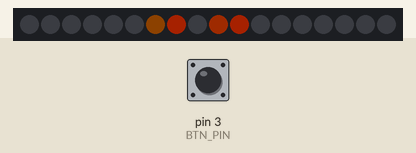
The sketch below on a simulated Arduino Uno, built with avr-gcc and run on an emulated ATmega328P. Shown: 18 RGB LEDs in strip order, left to right. Inputs (shaded band) come from the test bench; at power-on: pin 3 (BTN_PIN) HIGH. Dim RGB values are drawn brighter than linear.

Above: at 1.2 s.
1.3 s: pin 3 (BTN_PIN) pulled LOW for 0.15 s
At 1.83 s:
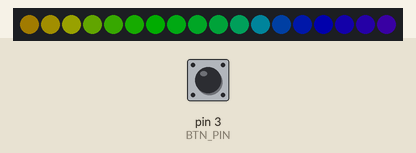
2.0 s: pin 3 (BTN_PIN) pulled LOW for 0.15 s
At 2.45 s:
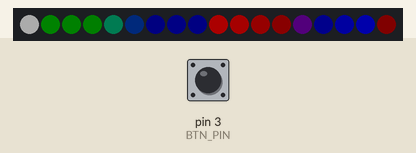
2.7 s: pin 3 (BTN_PIN) pulled LOW for 0.15 s
At 3.05 s:
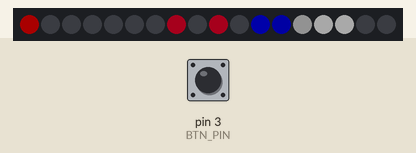
3.4 s: pin 3 (BTN_PIN) pulled LOW for 0.15 s
At 3.95 s:
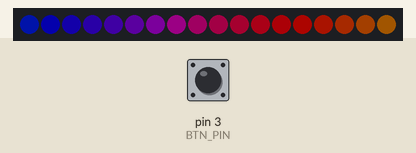
4.1 s: pin 3 (BTN_PIN) pulled LOW for 0.15 s
At 4.56 s:
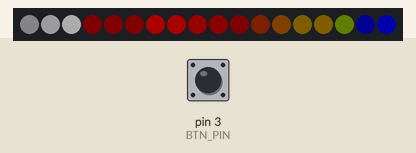
4.8 s: pin 3 (BTN_PIN) pulled LOW for 0.15 s
At 5.46 s:
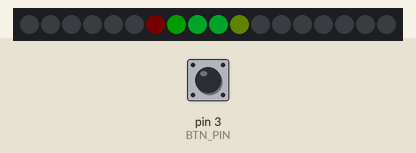
Timing chart, 0 to 7.8 s (numbered marks = the images above; inputs shaded):
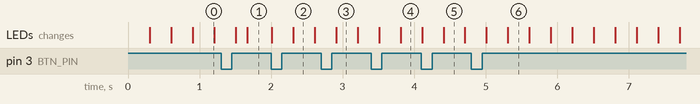

The sketch:

functionsButton.ino
```cpp
#include <FastLED.h>
#include <OneButton.h>

#define NUM_LEDS  18
#define LED_PIN   2
#define BTN_PIN   3

CRGB leds[NUM_LEDS];

uint8_t patternCounter = 0;

// Push button connected between pin 7 and GND (no resistor required)
OneButton btn = OneButton(BTN_PIN, true, true);

void setup() {
  FastLED.addLeds<WS2812B, LED_PIN, GRB>(leds, NUM_LEDS);
  FastLED.setBrightness(50);
  Serial.begin(57600);

  btn.attachClick(nextPattern);
}

void loop() {

  switch (patternCounter) {
    case 0:
      movingDots();
      break;
    case 1:
      rainbowBeat();
      break;
    case 2:
      redWhiteBlue();
      break;
  }

  FastLED.show();
  btn.tick();
}

void nextPattern() {
  patternCounter = (patternCounter + 1) % 3;           // Change the number after the % to the number of patterns you have
}

//------- Put your patterns below -------//

void movingDots() {

  uint16_t posBeat  = beatsin16(30, 0, NUM_LEDS - 1, 0, 0);
  uint16_t posBeat2 = beatsin16(60, 0, NUM_LEDS - 1, 0, 0);

  uint16_t posBeat3 = beatsin16(30, 0, NUM_LEDS - 1, 0, 32767);
  uint16_t posBeat4 = beatsin16(60, 0, NUM_LEDS - 1, 0, 32767);

  // Wave for LED color
  uint8_t colBeat  = beatsin8(45, 0, 255, 0, 0);

  leds[(posBeat + posBeat2) / 2]  = CHSV(colBeat, 255, 255);
  leds[(posBeat3 + posBeat4) / 2]  = CHSV(colBeat, 255, 255);

  fadeToBlackBy(leds, NUM_LEDS, 10);
}


void rainbowBeat() {

  uint16_t beatA = beatsin16(30, 0, 255);
  uint16_t beatB = beatsin16(20, 0, 255);
  fill_rainbow(leds, NUM_LEDS, (beatA+beatB)/2, 8);
}


void redWhiteBlue() {

  uint16_t sinBeat   = beatsin16(30, 0, NUM_LEDS - 1, 0, 0);
  uint16_t sinBeat2  = beatsin16(30, 0, NUM_LEDS - 1, 0, 21845);
  uint16_t sinBeat3  = beatsin16(30, 0, NUM_LEDS - 1, 0, 43690);

  leds[sinBeat]   = CRGB::Blue;
  leds[sinBeat2]  = CRGB::Red;
  leds[sinBeat3]  = CRGB::White;

  fadeToBlackBy(leds, NUM_LEDS, 10);
}
```

Measured:
- after the input at 1.3 s, the LEDs: first differ from a run without the input after 0.37 s (image 1)
- after the input at 2.0 s, the LEDs: first differ from a run without the input after 0.31 s (image 2)
- after the input at 3.4 s, the LEDs: first differ from a run without the input after 0.41 s (image 4)
- after the input at 4.1 s, the LEDs: first differ from a run without the input after 0.31 s (image 5)
